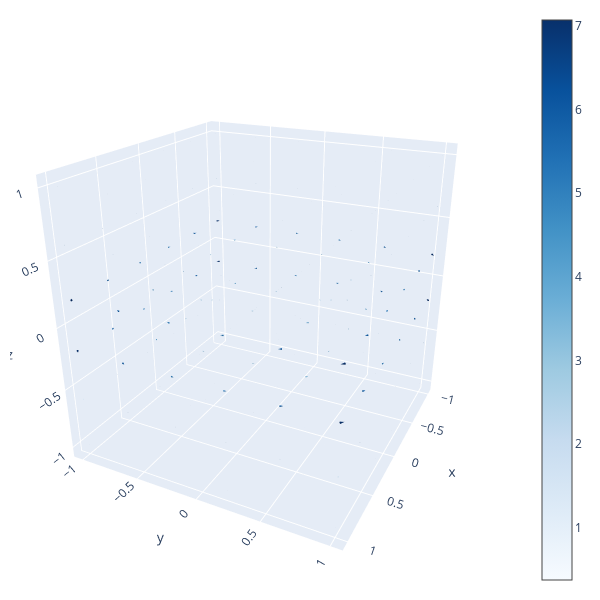

The code cell stored with this chart in its notebook:
### Code cell
fig = go.Figure(data=go.Cone(
  x=x.flatten(),
  y=y.flatten(),
  z=z.flatten(),
  u=u.flatten(),
  v=v.flatten(),
  w=w.flatten(),
  colorscale='Blues',
  sizemode='absolute',
))
fig.update_layout(
  height=600,width=600,
  margin=dict(l=10,r=10,t=10,b=10),
  scene=dict(
    aspectratio=dict(x=1,y=1,z=1),
    camera_eye=dict(x=2,y=1,z=1)
  )
)

### Figure 1 — Plotly figure (JSON) as saved in the notebook; plotly's stock layout.template omitted (floating-point values rounded to 4 significant figures; data arrays with more than 128 entries replaced by an {"elided": "..."} marker saying what was removed)
{"data": [{"colorscale": [[0, "rgb(247,251,255)"], [0.125, "rgb(222,235,247)"], [0.25, "rgb(198,219,239)"], [0.375, "rgb(158,202,225)"], [0.5, "rgb(107,174,214)"], [0.625, "rgb(66,146,198)"], [0.75, "rgb(33,113,181)"], [0.875, "rgb(8,81,156)"], [1, "rgb(8,48,107)"]], "sizemode": "absolute", "type": "cone", "u": {"elided": "216 float values"}, "v": {"elided": "216 float values"}, "w": {"elided": "216 float values"}, "x": {"elided": "216 float values"}, "y": {"elided": "216 float values"}, "z": {"elided": "216 float values"}}], "layout": {"height": 600, "margin": {"b": 10, "l": 10, "r": 10, "t": 10}, "scene": {"aspectratio": {"x": 1, "y": 1, "z": 1}, "camera": {"eye": {"x": 2, "y": 1, "z": 1}}}, "width": 600}}
